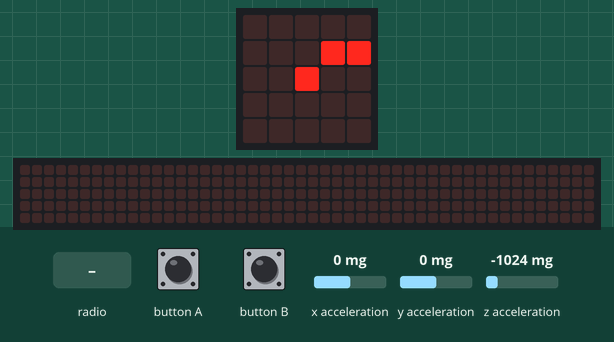
This program was run on a simulated BBC micro:bit running MicroPython. On the bench: the board's 5×5 LED display, a strip that is not on the board, showing the scrolling text unrolled. The test bench sets the inputs (shaded band); at power-on: x acceleration 0 mg, y acceleration 0 mg, z acceleration -1024 mg. A reset restarts the program; the 48×5 strip is a reading aid, not a part: it shows the text the display is scrolling, unrolled, one strip-width of it at a time.

Above: at 1.2 s.
1.3 s: button A pressed for 0.15 s
At 10.4 s:
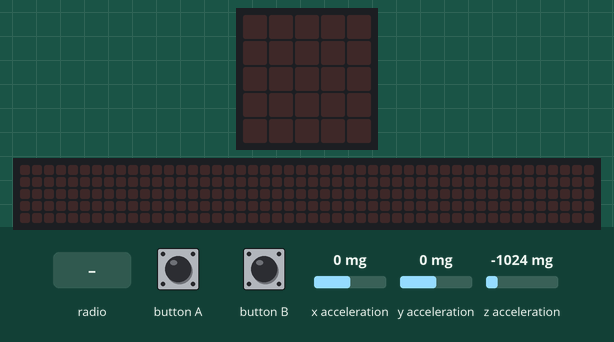
At 16.57 s:
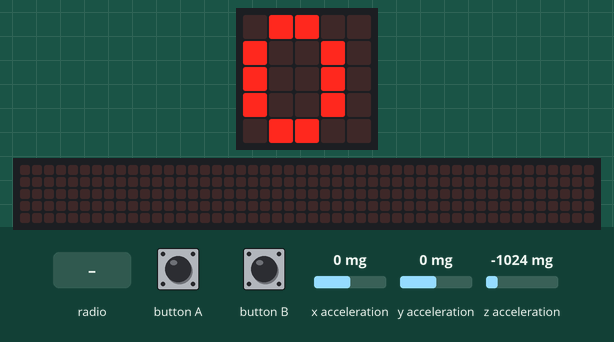
16.8 s: radio message "reset" arrives
At 17.17 s:
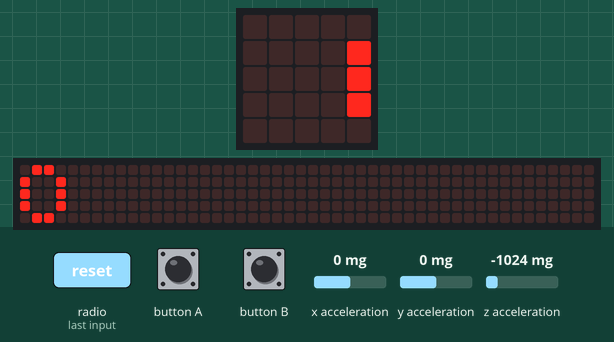
Timing chart, 0 to 19.8 s (numbered marks = the images above; inputs shaded):
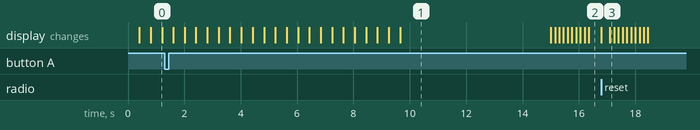

Measured:
- after the input at 16.8 s, the display: first changes at once (image 3 shows a later state)
- what the display in image 0 shows lasts 0.4 s, from 0.8 s to 1.2 s
- what the display in image 1 shows lasts 5.3 s, from 9.7 s to 15.0 s

The program:

awc_accelerometer.py
```python
# Author: Tang Yew Seng
# School: Dunman High School
# Email: tang.yewseng@dhs.sg

from microbit import *
import radio

total = 0
scorex = 0
scorey = 0
scorez = 0

radio.on()

while running_time() < 5000:
    display.show(Image.ALL_CLOCKS)
    x = accelerometer.get_x()
    y = accelerometer.get_y()
    z = accelerometer.get_z()
    incoming = radio.receive()
    if incoming == 'reset':
        reset()

while running_time() > 5000 and running_time() < 15000:
    newx = accelerometer.get_x()
    newy = accelerometer.get_y()
    newz = accelerometer.get_z()
    display.clear()
    if newx > x + 40 or newx < x - 40:
        scorex += 1
        display.show("X")
    if newy > y + 40 or newy < y - 40:
        scorey += 1
        display.show("Y")
    if newz > z + 40 or newz < z - 40:
        scorez += 1
        display.show("Z")
    else:
        display.clear
    total = scorex + scorey + scorez
    incoming = radio.receive()
    if incoming == 'reset':
        reset()
display.scroll(str(total), loop=False)

while running_time() > 15000:
    if button_a.was_pressed():
        display.show(str(total))
    incoming = radio.receive()
    if incoming == 'reset':
        reset()
```
